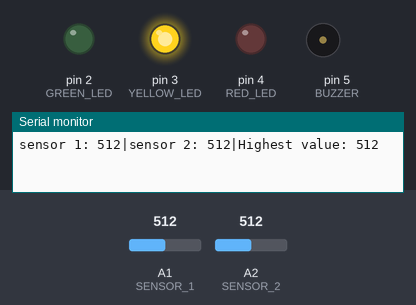
Bench run of a sketch on a simulated Arduino Uno, built with avr-gcc and run on an emulated ATmega328P. Shown: output pins drawn as LEDs (lit = HIGH), buzzer (waves = sounding, pin HIGH), the last lines printed to the serial monitor. The test bench sets the inputs (shaded band); at power-on: A1 (SENSOR_1) = 512, A2 (SENSOR_2) = 512. No radio packets arrive unless stated.

Above: at 1.3 s.
1.4 s: A1 (SENSOR_1) set to 784
2.9 s: A1 (SENSOR_1) set to 809
At 4.2 s:
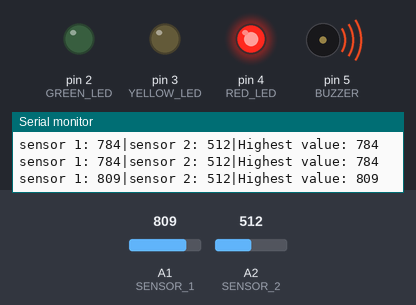
5.3 s: A1 (SENSOR_1) set to 790
At 6.4 s:
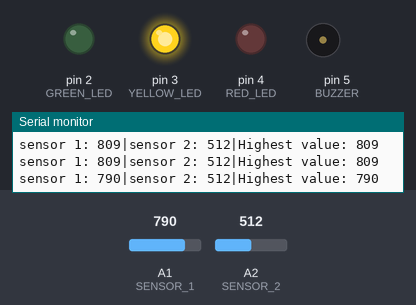
7.5 s: A1 (SENSOR_1) set to 810
At 8.7 s:
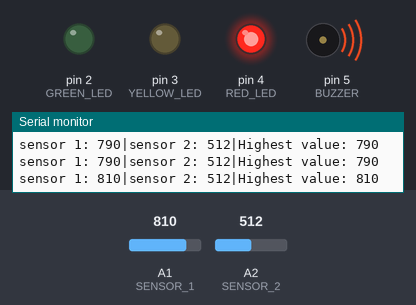
Timing chart, 0 to 10.5 s (numbered marks = the images above; inputs shaded):
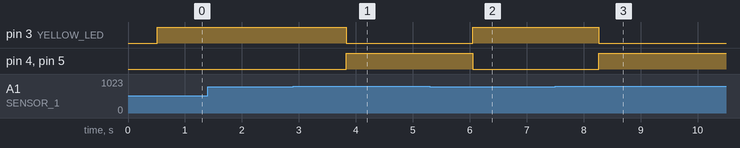

Measured:
- the behaviour switches between 800 and 801 on A1 (SENSOR_1) (found by bisection; images 0 and 1)
- after the input at 2.9 s, pin 3 (YELLOW_LED): HIGH → LOW after 0.94 s; pin 4 (RED_LED), pin 5 (BUZZER): LOW → HIGH after 0.94 s
- after the input at 5.3 s, pin 3 (YELLOW_LED): LOW → HIGH after 0.75 s; pin 4 (RED_LED), pin 5 (BUZZER): HIGH → LOW after 0.75 s
- after the input at 7.5 s, pin 3 (YELLOW_LED): HIGH → LOW after 0.77 s; pin 4 (RED_LED), pin 5 (BUZZER): LOW → HIGH after 0.77 s

The sketch:

FInal_Code_Arduino_Sensor.ino
```cpp
//#include <nRF24L01.h>
#include <RF24.h>
#define PIN_CE  7
#define PIN_CSN 8

int rawData;

uint8_t pipeNumber;
uint8_t payloadSize;

const uint64_t pipeNum = 0x7878787879; //ADDRESS

RF24 radio(PIN_CE, PIN_CSN);

void setup()
{

  pinMode(A1, INPUT); //SENSOR 1
  pinMode(A2, INPUT); //SENSOR 2

//  pinMode(A3, INPUT); //potentiometer 1
//  pinMode(A4, INPUT); //potentiometer 2

  pinMode(2, OUTPUT); //GREEN LED
  pinMode(3, OUTPUT); //YELLOW LED
  pinMode(4, OUTPUT); //RED LED
  pinMode(5, OUTPUT); //BUZZER

  Serial.begin(9600);

  //RF transceiver settings
  radio.begin();
  radio.setChannel(5);
  radio.setDataRate (RF24_1MBPS);
  radio.setPALevel(RF24_PA_HIGH);
  radio.enableDynamicPayloads();
  radio.startListening();
  radio.openWritingPipe(pipeNum);

}

void loop()
{
  //********===SENSOR 1 & DATA ACQUISITION AND CONVERSION===********//

  int sensorValue = analogRead(A1); //sensor 1
//  int sensorValue = analogRead(A3); //potentiometer 1
  //double voltage1 = sensorValue * (5.0 / 1023.0);

  char cstr[8];
  int final1 = itoa(sensorValue, cstr, 10);

  //********===SENSOR 2 & DATA ACQUISITION AND CONVERSION===********//

  int sensorValue2 = analogRead(A2); //sensor 2
//  int sensorValue2 = analogRead(A4); //potentiometer 2
  //double voltage1 = sensorValue2 * (5.0 / 1023.0);

  char cstr2[8];
  int final2 = itoa(sensorValue2, cstr2, 10);

  //********===Data Compilation===********//

  const char text[] = "Hello World";
  radio.write(&text, sizeof(text));

//  int data[] = {343, 141};
//
//
//  //********===VERIFICATION & DATA TRANSMISSION===********//
//
// radio.write(data, sizeof(data));

 delay(505);

 //********===alarm system===********//

  int rawData1 = analogRead(A1); //sensor 1
  int rawData2 = analogRead(A2); //sensor 2
//  int rawData1 = analogRead(A3); //potentiometer 1
//  int rawData2 = analogRead(A4); //potentiometer 2

  if(rawData1 > rawData2) //A comparator that compares and would pick the highest value
  {
    rawData = rawData1;
  }

  else if(rawData1 < rawData2)
  {
    rawData = rawData2;
  }

  else if(rawData1 = rawData2)
  {
    rawData = rawData1;
  }
  else
  {

  }
  //================================//

  if(rawData <= 300)
  {
    digitalWrite(2, HIGH);
    digitalWrite(3, LOW);
    digitalWrite(4, LOW);
    digitalWrite(5, LOW);
    delay(100);
  }

  else if(rawData > 300 && rawData <= 800)
  {
    digitalWrite(2, LOW);
    digitalWrite(3, HIGH);
    digitalWrite(4, LOW);
    digitalWrite(5, LOW);
    delay(100);
  }

  else if(rawData > 800)
  {
    digitalWrite(2, LOW);
    digitalWrite(3, LOW);
    digitalWrite(4, HIGH);
    digitalWrite(5, HIGH);
    delay(100);
  }

  else
  {
    digitalWrite(2, LOW);
    digitalWrite(3, LOW);
    digitalWrite(4, LOW);
    digitalWrite(5, LOW);
    delay(100);
  }

  Serial.print("sensor 1: ");   //uncomment this to verify data
  Serial.print(rawData1);
  Serial.print("|");
  Serial.print("sensor 2: ");
  Serial.print(rawData2);
  Serial.print("|");
  Serial.print("Highest value: ");
  Serial.println(rawData);
//
  delay(500); // Wait for 500 millisecond(s)
}
```
